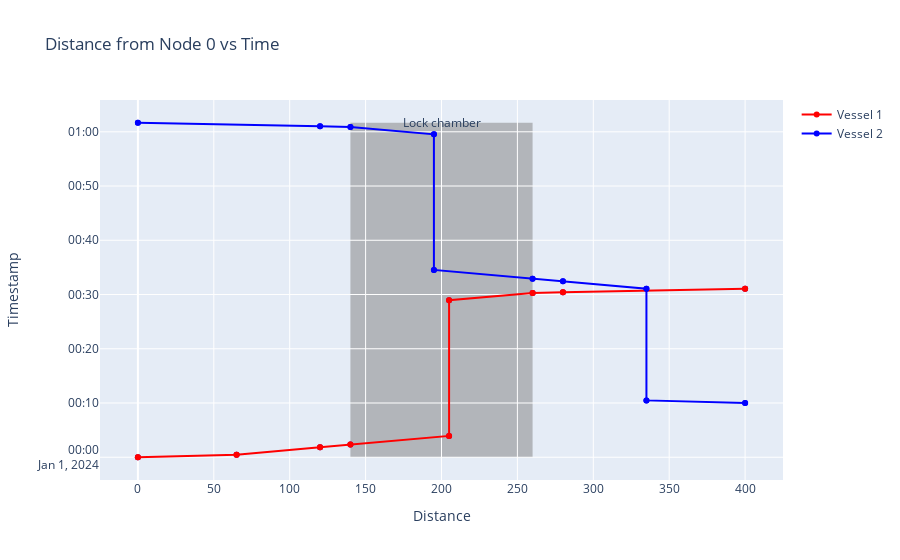

Source (notebook cell):
### Markdown cell above
### 5. Inspect output
We can now analyse the simulation output by inspecting the data in _energy_use_ in the energycalculation object. For convenient inspection it can be loaded into a Pandas dataframe.

### Code cell
# Calculate the distance from node '0' for each point in the DataFrame
# Function to calculate distance
def calculate_distance(geometry):
    try:
        point1 = (env.FG.nodes['0']['geometry'].y, env.FG.nodes['0']['geometry'].x)
        point2 = (geometry.y, geometry.x)
        return geodesic(point1, point2).meters
    except KeyError as e:
        print(f"KeyError: {e}")
        return None

# Apply the function to the 'Geometry' column
vessel1_df = pd.DataFrame(vessel1.logbook)
vessel1_df['Distance'] = vessel1_df['Geometry'].apply(calculate_distance)
vessel1_df['Distance'] = vessel1_df['Distance'].round(1)

# Apply the function to the 'Geometry' column
vessel2_df = pd.DataFrame(vessel2.logbook)
vessel2_df['Distance'] = vessel2_df['Geometry'].apply(calculate_distance)
vessel2_df['Distance'] = vessel2_df['Distance'].round(1)

# Create a Plotly scatter plot with lines connecting the points
fig = px.scatter(vessel1_df, x='Distance', y='Timestamp', title='Distance from Node 0 vs Time')
fig.add_scatter(x=vessel1_df['Distance'], y=vessel1_df['Timestamp'], mode='lines+markers', name='Vessel 1',
                line=dict(color='red'), showlegend=True)
fig.add_scatter(x=vessel2_df['Distance'], y=vessel2_df['Timestamp'], mode='lines+markers', name='Vessel 2',
                line=dict(color='blue'), showlegend=True)

# Get the y-axis range after adding the scatter plot
y_range = fig.layout.yaxis.range

if y_range is None:
    # If y_range is None, calculate it based on the data
    y_range = [vessel1_df['Timestamp'].min(), vessel2_df['Timestamp'].max()]

# Add a grey patch in the background from 140 m to 260 m in the horizontal and the entire y axis in the vertical
fig.add_shape(
    type="rect",
    xref="x",
    yref="y",
    x0=140,
    x1=260,
    y0=y_range[0],
    y1=y_range[1],
    fillcolor="grey",
    opacity=0.5,
    layer="below",
    line_width=0,
)

# Add annotation for the grey patch
fig.add_annotation(
    x=200,  # Position the annotation in the middle of the patch
    y=y_range[1],  # Slightly above the top of the plot
    text="Lock chamber",
    showarrow=False,
    font=dict(size=12),
    align="center"
)
# Create the DataTables
vessel1_df['Timestamp'] = vessel1_df['Timestamp'].astype(str)
vessel1_df_2 = vessel1_df[['Message', 'Timestamp', 'Distance']]

vessel2_df['Timestamp'] = vessel2_df['Timestamp'].astype(str)
vessel2_df_2 = vessel2_df[['Message', 'Timestamp', 'Distance']]

fig

### Figure 1 — Plotly figure (JSON) as saved in the notebook; plotly's stock layout.template omitted (floating-point values rounded to 4 significant figures)
{"data": [{"hovertemplate": "Distance=%{x}<br>Timestamp=%{y}<extra></extra>", "legendgroup": "", "marker": {"color": "#636efa", "symbol": "circle"}, "mode": "markers", "name": "", "orientation": "h", "showlegend": false, "type": "scatter", "x": [0, 0, 65, 65, 120, 120, 140, 140, 205, 205, 205, 205, 260, 260, 280, 280, 400, 400], "xaxis": "x", "y": ["2024-01-01T00:00:00", "2024-01-01T00:00:00", "2024-01-01T00:00:28.888889", "2024-01-01T00:00:28.888889", "2024-01-01T00:01:50.370370", "2024-01-01T00:01:50.370370", "2024-01-01T00:02:20", "2024-01-01T00:02:20", "2024-01-01T00:03:56.296296", "2024-01-01T00:03:56.296296", "2024-01-01T00:28:56.296296", "2024-01-01T00:28:56.296296", "2024-01-01T00:30:17.777778", "2024-01-01T00:30:17.777778", "2024-01-01T00:30:24.444445", "2024-01-01T00:30:24.444445", "2024-01-01T00:31:04.444445", "2024-01-01T00:31:04.444445"], "yaxis": "y"}, {"line": {"color": "red"}, "mode": "lines+markers", "name": "Vessel 1", "showlegend": true, "type": "scatter", "x": [0, 0, 65, 65, 120, 120, 140, 140, 205, 205, 205, 205, 260, 260, 280, 280, 400, 400], "y": ["2024-01-01T00:00:00", "2024-01-01T00:00:00", "2024-01-01T00:00:28.888889", "2024-01-01T00:00:28.888889", "2024-01-01T00:01:50.370370", "2024-01-01T00:01:50.370370", "2024-01-01T00:02:20", "2024-01-01T00:02:20", "2024-01-01T00:03:56.296296", "2024-01-01T00:03:56.296296", "2024-01-01T00:28:56.296296", "2024-01-01T00:28:56.296296", "2024-01-01T00:30:17.777778", "2024-01-01T00:30:17.777778", "2024-01-01T00:30:24.444445", "2024-01-01T00:30:24.444445", "2024-01-01T00:31:04.444445", "2024-01-01T00:31:04.444445"]}, {"line": {"color": "blue"}, "mode": "lines+markers", "name": "Vessel 2", "showlegend": true, "type": "scatter", "x": [400, 400, 335, 335, 335, 335, 280, 280, 260, 260, 195, 195, 195, 195, 140, 140, 120, 120, 0, 0], "y": ["2024-01-01T00:10:00", "2024-01-01T00:10:00", "2024-01-01T00:10:28.888889", "2024-01-01T00:10:28.888889", "2024-01-01T00:31:04.444445", "2024-01-01T00:31:04.444445", "2024-01-01T00:32:25.925926", "2024-01-01T00:32:25.925926", "2024-01-01T00:32:55.555556", "2024-01-01T00:32:55.555556", "2024-01-01T00:34:31.851852", "2024-01-01T00:34:31.851852", "2024-01-01T00:59:31.851852", "2024-01-01T00:59:31.851852", "2024-01-01T01:00:53.333334", "2024-01-01T01:00:53.333334", "2024-01-01T01:01:00", "2024-01-01T01:01:00", "2024-01-01T01:01:40", "2024-01-01T01:01:40"]}], "layout": {"annotations": [{"align": "center", "font": {"size": 12}, "showarrow": false, "text": "Lock chamber", "x": 200, "y": "2024-01-01T01:01:40"}], "autosize": true, "legend": {"tracegroupgap": 0}, "shapes": [{"fillcolor": "grey", "layer": "below", "line": {"width": 0}, "opacity": 0.5, "type": "rect", "x0": 140, "x1": 260, "xref": "x", "y0": "2024-01-01T00:00:00", "y1": "2024-01-01T01:01:40", "yref": "y"}], "title": {"text": "Distance from Node 0 vs Time"}, "xaxis": {"anchor": "y", "autorange": true, "domain": [0, 1], "range": [-24.34, 424.3], "title": {"text": "Distance"}, "type": "linear"}, "yaxis": {"anchor": "x", "autorange": true, "domain": [0, 1], "range": ["2023-12-31 23:54:54.6602", "2024-01-01 01:06:45.3398"], "title": {"text": "Timestamp"}, "type": "date"}}}
